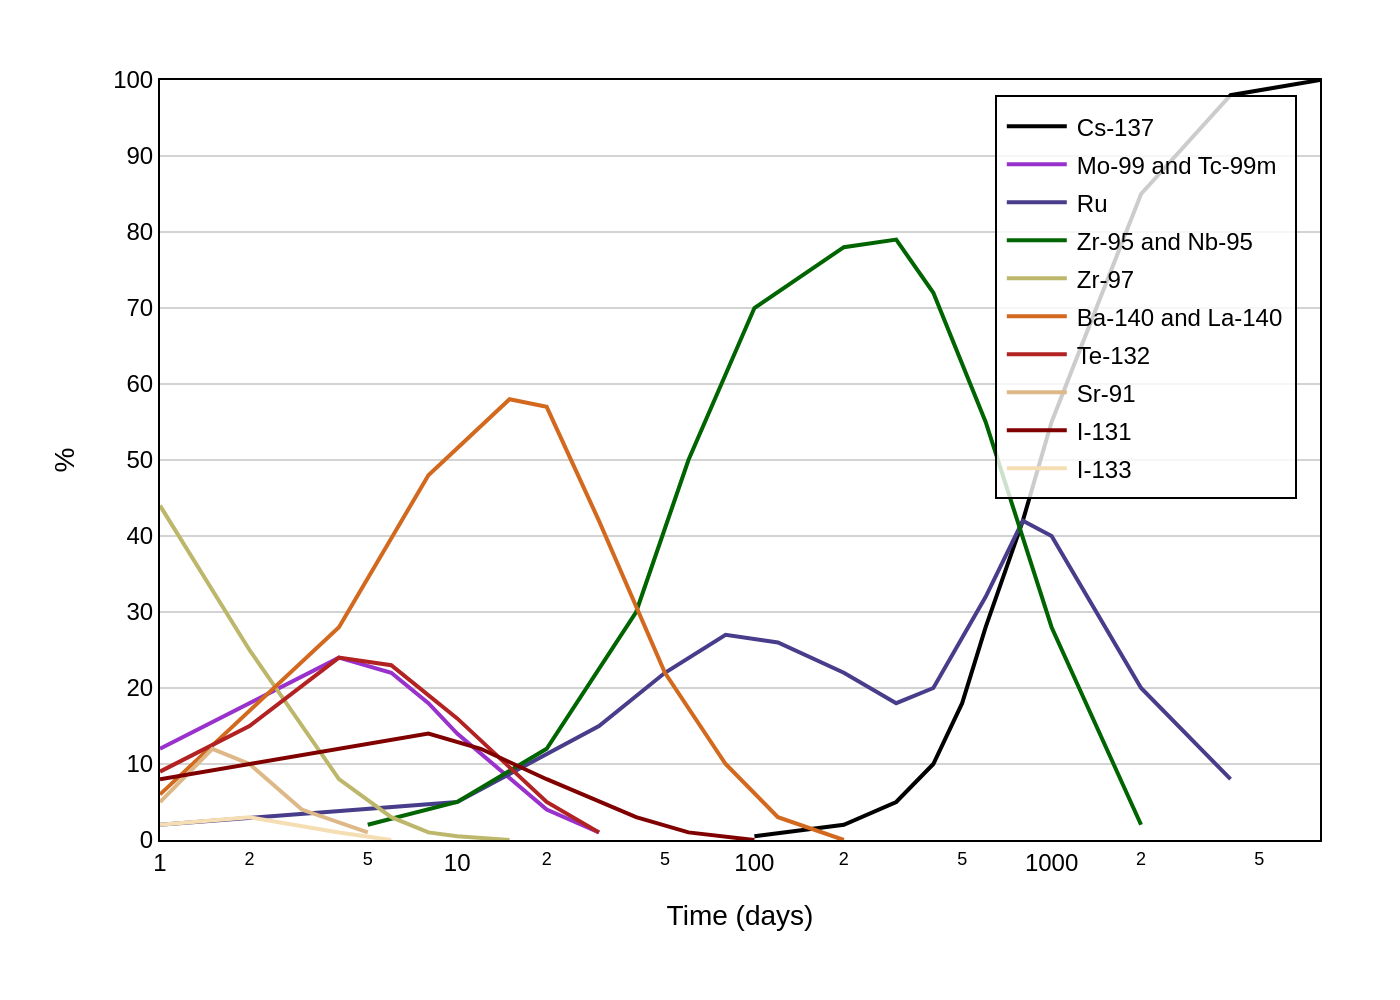

Here is the Python script that generated this plot:
import sys
import json
import plotly.graph_objects as go
from pathlib import Path

# Check if a file path is provided
if len(sys.argv) != 2:
    print("Usage: python script.py <path_to_json_file>")
    sys.exit(1)

# Get the file path from the command-line argument
json_path = Path(sys.argv[1])

# Check if the file exists
if not json_path.is_file():
    print(f"Error: File not found at {json_path}")
    sys.exit(1)

# Read the JSON data from the file
with open(json_path, 'r', encoding='utf-8') as f:
    chart_data = json.load(f)

# Extract data for plotting
data_series = chart_data['chart_data']
texts = chart_data['texts']
colors = chart_data['colors']

# Create the figure
fig = go.Figure()

# Add a trace for each data series
for i, series in enumerate(data_series):
    fig.add_trace(go.Scatter(
        x=series['x'],
        y=series['y'],
        name=series['name'],
        mode='lines',
        line=dict(color=colors[i], width=2),
        showlegend=True
    ))

# Update layout
fig.update_layout(
    xaxis_type="log",
    plot_bgcolor='white',
    font=dict(
        family="Arial",
        size=12,
        color="black"
    ),
    xaxis=dict(
        title=texts['x_axis_title'],
        showline=True,
        linewidth=1,
        linecolor='black',
        mirror=True,
        showgrid=False,
        zeroline=False
    ),
    yaxis=dict(
        title=texts['y_axis_title'],
        range=[0, 100],
        tickvals=[0, 10, 20, 30, 40, 50, 60, 70, 80, 90, 100],
        showline=True,
        linewidth=1,
        linecolor='black',
        mirror=True,
        gridcolor='#D3D3D3',
        gridwidth=1,
        zeroline=False
    ),
    legend=dict(
        x=0.98,
        y=0.98,
        xanchor='right',
        yanchor='top',
        bgcolor='rgba(255, 255, 255, 0.8)',
        bordercolor='black',
        borderwidth=1
    ),
    margin=dict(l=80, r=40, t=40, b=80)
)

# Define output filename
output_filename = json_path.with_suffix('.png').name

# Save the figure as a PNG image
fig.write_image(output_filename, scale=2)

print(f"Chart saved as {output_filename}")
